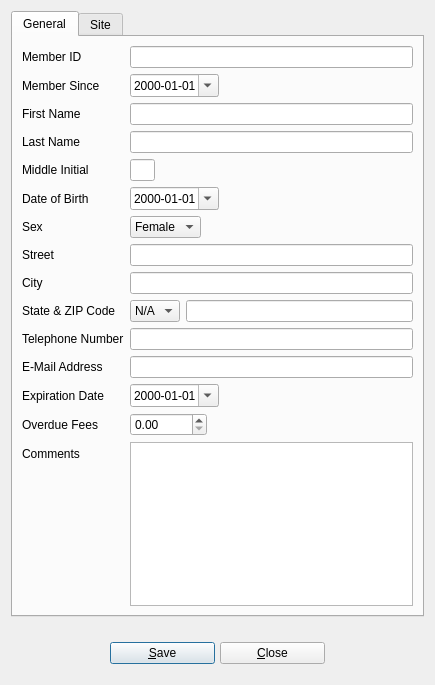
<?xml version="1.0" encoding="UTF-8"?>
<ui version="4.0">
 <class>UserInfo</class>
 <widget class="QDialog" name="UserInfo">
  <property name="geometry">
   <rect>
    <x>0</x>
    <y>0</y>
    <width>435</width>
    <height>685</height>
   </rect>
  </property>
  <property name="windowTitle">
   <string>BiblioteQ: Borrower Information</string>
  </property>
  <property name="windowIcon">
   <iconset resource="Icons/icons.qrc">
    <normaloff>:/book.png</normaloff>:/book.png</iconset>
  </property>
  <layout class="QVBoxLayout">
   <item>
    <widget class="QTabWidget" name="tabWidget">
     <property name="currentIndex">
      <number>0</number>
     </property>
     <widget class="QWidget" name="tab">
      <attribute name="title">
       <string>General</string>
      </attribute>
      <layout class="QFormLayout" name="formLayout_2">
       <item row="0" column="0">
        <widget class="QLabel" name="label_5">
         <property name="text">
          <string>Member ID</string>
         </property>
        </widget>
       </item>
       <item row="0" column="1">
        <widget class="QLineEdit" name="memberid">
         <property name="maxLength">
          <number>16</number>
         </property>
        </widget>
       </item>
       <item row="1" column="0">
        <widget class="QLabel" name="label_9">
         <property name="text">
          <string>Member Since</string>
         </property>
        </widget>
       </item>
       <item row="1" column="1">
        <layout class="QHBoxLayout">
         <item>
          <widget class="QDateEdit" name="membersince">
           <property name="enabled">
            <bool>true</bool>
           </property>
           <property name="readOnly">
            <bool>false</bool>
           </property>
           <property name="displayFormat">
            <string>yyyy-MM-dd</string>
           </property>
           <property name="calendarPopup">
            <bool>true</bool>
           </property>
          </widget>
         </item>
         <item>
          <spacer>
           <property name="orientation">
            <enum>Qt::Horizontal</enum>
           </property>
           <property name="sizeHint" stdset="0">
            <size>
             <width>40</width>
             <height>20</height>
            </size>
           </property>
          </spacer>
         </item>
        </layout>
       </item>
       <item row="2" column="0">
        <widget class="QLabel" name="label">
         <property name="text">
          <string>First Name</string>
         </property>
        </widget>
       </item>
       <item row="2" column="1">
        <widget class="QLineEdit" name="firstName">
         <property name="maxLength">
          <number>128</number>
         </property>
        </widget>
       </item>
       <item row="3" column="0">
        <widget class="QLabel" name="label_4">
         <property name="text">
          <string>Last Name</string>
         </property>
        </widget>
       </item>
       <item row="3" column="1">
        <widget class="QLineEdit" name="lastName">
         <property name="maxLength">
          <number>128</number>
         </property>
        </widget>
       </item>
       <item row="4" column="0">
        <widget class="QLabel" name="label_8">
         <property name="text">
          <string>Middle Initial</string>
         </property>
        </widget>
       </item>
       <item row="4" column="1">
        <layout class="QHBoxLayout">
         <item>
          <widget class="QLineEdit" name="middle">
           <property name="minimumSize">
            <size>
             <width>25</width>
             <height>0</height>
            </size>
           </property>
           <property name="maximumSize">
            <size>
             <width>25</width>
             <height>16777215</height>
            </size>
           </property>
           <property name="maxLength">
            <number>1</number>
           </property>
          </widget>
         </item>
         <item>
          <spacer>
           <property name="orientation">
            <enum>Qt::Horizontal</enum>
           </property>
           <property name="sizeHint" stdset="0">
            <size>
             <width>40</width>
             <height>20</height>
            </size>
           </property>
          </spacer>
         </item>
        </layout>
       </item>
       <item row="5" column="0">
        <widget class="QLabel" name="label_10">
         <property name="text">
          <string>Date of Birth</string>
         </property>
        </widget>
       </item>
       <item row="5" column="1">
        <layout class="QHBoxLayout">
         <item>
          <widget class="QDateEdit" name="dob">
           <property name="readOnly">
            <bool>false</bool>
           </property>
           <property name="displayFormat">
            <string>yyyy-MM-dd</string>
           </property>
           <property name="calendarPopup">
            <bool>true</bool>
           </property>
          </widget>
         </item>
         <item>
          <spacer>
           <property name="orientation">
            <enum>Qt::Horizontal</enum>
           </property>
           <property name="sizeHint" stdset="0">
            <size>
             <width>40</width>
             <height>20</height>
            </size>
           </property>
          </spacer>
         </item>
        </layout>
       </item>
       <item row="6" column="0">
        <widget class="QLabel" name="label_11">
         <property name="text">
          <string>Sex</string>
         </property>
        </widget>
       </item>
       <item row="6" column="1">
        <layout class="QHBoxLayout">
         <item>
          <widget class="QComboBox" name="sex">
           <item>
            <property name="text">
             <string>Female</string>
            </property>
           </item>
           <item>
            <property name="text">
             <string>Male</string>
            </property>
           </item>
          </widget>
         </item>
         <item>
          <spacer>
           <property name="orientation">
            <enum>Qt::Horizontal</enum>
           </property>
           <property name="sizeHint" stdset="0">
            <size>
             <width>40</width>
             <height>20</height>
            </size>
           </property>
          </spacer>
         </item>
        </layout>
       </item>
       <item row="7" column="0">
        <widget class="QLabel" name="label_2">
         <property name="text">
          <string>Street</string>
         </property>
        </widget>
       </item>
       <item row="7" column="1">
        <widget class="QLineEdit" name="street">
         <property name="maxLength">
          <number>256</number>
         </property>
        </widget>
       </item>
       <item row="8" column="0">
        <widget class="QLabel" name="label_6">
         <property name="text">
          <string>City</string>
         </property>
        </widget>
       </item>
       <item row="8" column="1">
        <widget class="QLineEdit" name="city">
         <property name="maxLength">
          <number>256</number>
         </property>
        </widget>
       </item>
       <item row="9" column="0">
        <widget class="QLabel" name="label_7">
         <property name="text">
          <string>State &amp; ZIP Code</string>
         </property>
        </widget>
       </item>
       <item row="9" column="1">
        <layout class="QHBoxLayout">
         <item>
          <widget class="QComboBox" name="state">
           <item>
            <property name="text">
             <string>N/A</string>
            </property>
           </item>
           <item>
            <property name="text">
             <string>AK</string>
            </property>
           </item>
           <item>
            <property name="text">
             <string>AL</string>
            </property>
           </item>
           <item>
            <property name="text">
             <string>AR</string>
            </property>
           </item>
           <item>
            <property name="text">
             <string>AZ</string>
            </property>
           </item>
           <item>
            <property name="text">
             <string>CA</string>
            </property>
           </item>
           <item>
            <property name="text">
             <string>CO</string>
            </property>
           </item>
           <item>
            <property name="text">
             <string>CT</string>
            </property>
           </item>
           <item>
            <property name="text">
             <string>DE</string>
            </property>
           </item>
           <item>
            <property name="text">
             <string>FL</string>
            </property>
           </item>
           <item>
            <property name="text">
             <string>GA</string>
            </property>
           </item>
           <item>
            <property name="text">
             <string>HI</string>
            </property>
           </item>
           <item>
            <property name="text">
             <string>IA</string>
            </property>
           </item>
           <item>
            <property name="text">
             <string>ID</string>
            </property>
           </item>
           <item>
            <property name="text">
             <string>IL</string>
            </property>
           </item>
           <item>
            <property name="text">
             <string>IN</string>
            </property>
           </item>
           <item>
            <property name="text">
             <string>KS</string>
            </property>
           </item>
           <item>
            <property name="text">
             <string>KY</string>
            </property>
           </item>
           <item>
            <property name="text">
             <string>LA</string>
            </property>
           </item>
           <item>
            <property name="text">
             <string>MA</string>
            </property>
           </item>
           <item>
            <property name="text">
             <string>MD</string>
            </property>
           </item>
           <item>
            <property name="text">
             <string>ME</string>
            </property>
           </item>
           <item>
            <property name="text">
             <string>MI</string>
            </property>
           </item>
           <item>
            <property name="text">
             <string>MN</string>
            </property>
           </item>
           <item>
            <property name="text">
             <string>MO</string>
            </property>
           </item>
           <item>
            <property name="text">
             <string>MS</string>
            </property>
           </item>
           <item>
            <property name="text">
             <string>MT</string>
            </property>
           </item>
           <item>
            <property name="text">
             <string>NC</string>
            </property>
           </item>
           <item>
            <property name="text">
             <string>ND</string>
            </property>
           </item>
           <item>
            <property name="text">
             <string>NE</string>
            </property>
           </item>
           <item>
            <property name="text">
             <string>NH</string>
            </property>
           </item>
           <item>
            <property name="text">
             <string>NJ</string>
            </property>
           </item>
           <item>
            <property name="text">
             <string>NM</string>
            </property>
           </item>
           <item>
            <property name="text">
             <string>NV</string>
            </property>
           </item>
           <item>
            <property name="text">
             <string>NY</string>
            </property>
           </item>
           <item>
            <property name="text">
             <string>OH</string>
            </property>
           </item>
           <item>
            <property name="text">
             <string>OK</string>
            </property>
           </item>
           <item>
            <property name="text">
             <string>OR</string>
            </property>
           </item>
           <item>
            <property name="text">
             <string>PA</string>
            </property>
           </item>
           <item>
            <property name="text">
             <string>RI</string>
            </property>
           </item>
           <item>
            <property name="text">
             <string>SC</string>
            </property>
           </item>
           <item>
            <property name="text">
             <string>SD</string>
            </property>
           </item>
           <item>
            <property name="text">
             <string>TN</string>
            </property>
           </item>
           <item>
            <property name="text">
             <string>TX</string>
            </property>
           </item>
           <item>
            <property name="text">
             <string>UT</string>
            </property>
           </item>
           <item>
            <property name="text">
             <string>VA</string>
            </property>
           </item>
           <item>
            <property name="text">
             <string>VT</string>
            </property>
           </item>
           <item>
            <property name="text">
             <string>WA</string>
            </property>
           </item>
           <item>
            <property name="text">
             <string>WI</string>
            </property>
           </item>
           <item>
            <property name="text">
             <string>WV</string>
            </property>
           </item>
           <item>
            <property name="text">
             <string>WY</string>
            </property>
           </item>
          </widget>
         </item>
         <item>
          <widget class="QLineEdit" name="zip">
           <property name="maxLength">
            <number>16</number>
           </property>
          </widget>
         </item>
        </layout>
       </item>
       <item row="10" column="0">
        <widget class="QLabel" name="label_3">
         <property name="text">
          <string>Telephone Number</string>
         </property>
        </widget>
       </item>
       <item row="10" column="1">
        <widget class="QLineEdit" name="telephoneNumber">
         <property name="maxLength">
          <number>32</number>
         </property>
        </widget>
       </item>
       <item row="11" column="0">
        <widget class="QLabel" name="label_12">
         <property name="text">
          <string>E-Mail Address</string>
         </property>
        </widget>
       </item>
       <item row="11" column="1">
        <widget class="QLineEdit" name="email">
         <property name="maxLength">
          <number>128</number>
         </property>
        </widget>
       </item>
       <item row="12" column="0">
        <widget class="QLabel" name="label_13">
         <property name="text">
          <string>Expiration Date</string>
         </property>
        </widget>
       </item>
       <item row="12" column="1">
        <layout class="QHBoxLayout" name="horizontalLayout">
         <item>
          <widget class="QDateEdit" name="expirationdate">
           <property name="displayFormat">
            <string>yyyy-MM-dd</string>
           </property>
           <property name="calendarPopup">
            <bool>true</bool>
           </property>
          </widget>
         </item>
         <item>
          <spacer name="horizontalSpacer">
           <property name="orientation">
            <enum>Qt::Horizontal</enum>
           </property>
           <property name="sizeHint" stdset="0">
            <size>
             <width>40</width>
             <height>20</height>
            </size>
           </property>
          </spacer>
         </item>
        </layout>
       </item>
       <item row="13" column="0">
        <widget class="QLabel" name="label_14">
         <property name="text">
          <string>Overdue Fees</string>
         </property>
        </widget>
       </item>
       <item row="13" column="1">
        <widget class="QDoubleSpinBox" name="overduefees">
         <property name="sizePolicy">
          <sizepolicy hsizetype="Fixed" vsizetype="Fixed">
           <horstretch>0</horstretch>
           <verstretch>0</verstretch>
          </sizepolicy>
         </property>
         <property name="minimum">
          <double>0.000000000000000</double>
         </property>
         <property name="maximum">
          <double>10000.000000000000000</double>
         </property>
         <property name="singleStep">
          <double>0.010000000000000</double>
         </property>
        </widget>
       </item>
       <item row="14" column="0">
        <widget class="QLabel" name="label_15">
         <property name="text">
          <string>Comments</string>
         </property>
        </widget>
       </item>
       <item row="14" column="1">
        <widget class="QTextEdit" name="comments">
         <property name="tabChangesFocus">
          <bool>true</bool>
         </property>
         <property name="acceptRichText">
          <bool>false</bool>
         </property>
        </widget>
       </item>
      </layout>
      <zorder>label_9</zorder>
      <zorder>label</zorder>
      <zorder>firstName</zorder>
      <zorder>label_4</zorder>
      <zorder>lastName</zorder>
      <zorder>label_8</zorder>
      <zorder>label_10</zorder>
      <zorder>label_11</zorder>
      <zorder>label_2</zorder>
      <zorder>street</zorder>
      <zorder>label_6</zorder>
      <zorder>city</zorder>
      <zorder>label_7</zorder>
      <zorder>label_3</zorder>
      <zorder>telephoneNumber</zorder>
      <zorder>label_12</zorder>
      <zorder>email</zorder>
      <zorder>label_13</zorder>
      <zorder>label_14</zorder>
      <zorder>overduefees</zorder>
      <zorder>label_15</zorder>
      <zorder>comments</zorder>
      <zorder>label_5</zorder>
      <zorder>memberid</zorder>
     </widget>
     <widget class="QWidget" name="tab_2">
      <attribute name="title">
       <string>Site</string>
      </attribute>
      <layout class="QFormLayout" name="formLayout">
       <item row="0" column="0">
        <widget class="QLabel" name="label_17">
         <property name="text">
          <string>Class</string>
         </property>
        </widget>
       </item>
       <item row="0" column="1">
        <widget class="QLineEdit" name="memberclass"/>
       </item>
       <item row="1" column="0">
        <widget class="QLabel" name="label_16">
         <property name="text">
          <string>General Registration Number</string>
         </property>
        </widget>
       </item>
       <item row="1" column="1">
        <widget class="QLineEdit" name="generalregistrationnumber"/>
       </item>
      </layout>
     </widget>
    </widget>
   </item>
   <item>
    <spacer>
     <property name="orientation">
      <enum>Qt::Vertical</enum>
     </property>
     <property name="sizeHint" stdset="0">
      <size>
       <width>20</width>
       <height>40</height>
      </size>
     </property>
    </spacer>
   </item>
   <item>
    <layout class="QHBoxLayout">
     <property name="spacing">
      <number>5</number>
     </property>
     <item>
      <widget class="QToolButton" name="prevTool">
       <property name="toolTip">
        <string>Previous Member</string>
       </property>
       <property name="text">
        <string/>
       </property>
       <property name="icon">
        <iconset resource="Icons/icons.qrc">
         <normaloff>:/32x32/previous.png</normaloff>:/32x32/previous.png</iconset>
       </property>
       <property name="iconSize">
        <size>
         <width>32</width>
         <height>32</height>
        </size>
       </property>
       <property name="autoRaise">
        <bool>true</bool>
       </property>
      </widget>
     </item>
     <item>
      <spacer>
       <property name="orientation">
        <enum>Qt::Horizontal</enum>
       </property>
       <property name="sizeHint" stdset="0">
        <size>
         <width>47</width>
         <height>41</height>
        </size>
       </property>
      </spacer>
     </item>
     <item>
      <widget class="QPushButton" name="okButton">
       <property name="minimumSize">
        <size>
         <width>105</width>
         <height>0</height>
        </size>
       </property>
       <property name="text">
        <string>&amp;Save</string>
       </property>
       <property name="icon">
        <iconset resource="Icons/icons.qrc">
         <normaloff>:/16x16/ok.png</normaloff>:/16x16/ok.png</iconset>
       </property>
      </widget>
     </item>
     <item>
      <widget class="QPushButton" name="cancelButton">
       <property name="minimumSize">
        <size>
         <width>105</width>
         <height>0</height>
        </size>
       </property>
       <property name="text">
        <string>&amp;Close</string>
       </property>
       <property name="icon">
        <iconset resource="Icons/icons.qrc">
         <normaloff>:/16x16/cancel.png</normaloff>:/16x16/cancel.png</iconset>
       </property>
      </widget>
     </item>
     <item>
      <spacer>
       <property name="orientation">
        <enum>Qt::Horizontal</enum>
       </property>
       <property name="sizeHint" stdset="0">
        <size>
         <width>47</width>
         <height>41</height>
        </size>
       </property>
      </spacer>
     </item>
     <item>
      <widget class="QToolButton" name="nextTool">
       <property name="toolTip">
        <string>Next Member</string>
       </property>
       <property name="text">
        <string/>
       </property>
       <property name="icon">
        <iconset resource="Icons/icons.qrc">
         <normaloff>:/32x32/next.png</normaloff>:/32x32/next.png</iconset>
       </property>
       <property name="iconSize">
        <size>
         <width>32</width>
         <height>32</height>
        </size>
       </property>
       <property name="autoRaise">
        <bool>true</bool>
       </property>
      </widget>
     </item>
    </layout>
   </item>
  </layout>
 </widget>
 <tabstops>
  <tabstop>tabWidget</tabstop>
  <tabstop>memberid</tabstop>
  <tabstop>membersince</tabstop>
  <tabstop>firstName</tabstop>
  <tabstop>lastName</tabstop>
  <tabstop>middle</tabstop>
  <tabstop>dob</tabstop>
  <tabstop>sex</tabstop>
  <tabstop>street</tabstop>
  <tabstop>city</tabstop>
  <tabstop>state</tabstop>
  <tabstop>zip</tabstop>
  <tabstop>telephoneNumber</tabstop>
  <tabstop>email</tabstop>
  <tabstop>expirationdate</tabstop>
  <tabstop>overduefees</tabstop>
  <tabstop>comments</tabstop>
  <tabstop>memberclass</tabstop>
  <tabstop>generalregistrationnumber</tabstop>
  <tabstop>prevTool</tabstop>
  <tabstop>okButton</tabstop>
  <tabstop>cancelButton</tabstop>
  <tabstop>nextTool</tabstop>
 </tabstops>
 <resources>
  <include location="Icons/icons.qrc"/>
 </resources>
 <connections/>
</ui>
